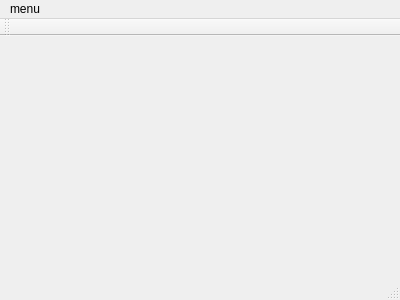
<?xml version="1.0" encoding="UTF-8"?>
<ui version="4.0">
 <class>MainWindow</class>
 <widget class="QMainWindow" name="MainWindow">
  <property name="geometry">
   <rect>
    <x>0</x>
    <y>0</y>
    <width>400</width>
    <height>300</height>
   </rect>
  </property>
  <property name="windowTitle">
   <string>MainWindow</string>
  </property>
  <widget class="QWidget" name="centralWidget"/>
  <widget class="QMenuBar" name="menuBar">
   <property name="geometry">
    <rect>
     <x>0</x>
     <y>0</y>
     <width>400</width>
     <height>22</height>
    </rect>
   </property>
   <widget class="QMenu" name="menumenu">
    <property name="title">
     <string>menu</string>
    </property>
    <addaction name="actionshow_PopUp"/>
   </widget>
   <addaction name="menumenu"/>
  </widget>
  <widget class="QToolBar" name="mainToolBar">
   <attribute name="toolBarArea">
    <enum>TopToolBarArea</enum>
   </attribute>
   <attribute name="toolBarBreak">
    <bool>false</bool>
   </attribute>
  </widget>
  <widget class="QStatusBar" name="statusBar"/>
  <action name="actionshow_PopUp">
   <property name="text">
    <string>show PopUp</string>
   </property>
  </action>
 </widget>
 <layoutdefault spacing="6" margin="11"/>
 <resources/>
 <connections/>
</ui>
